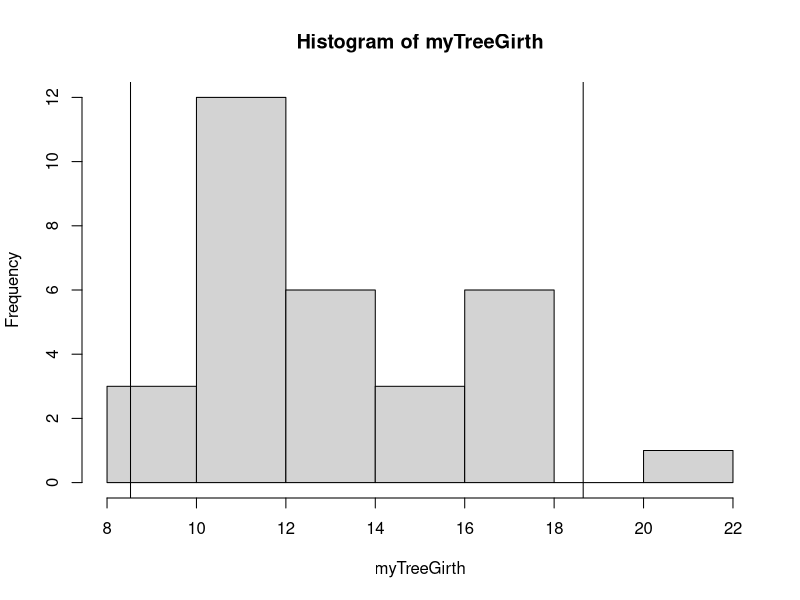
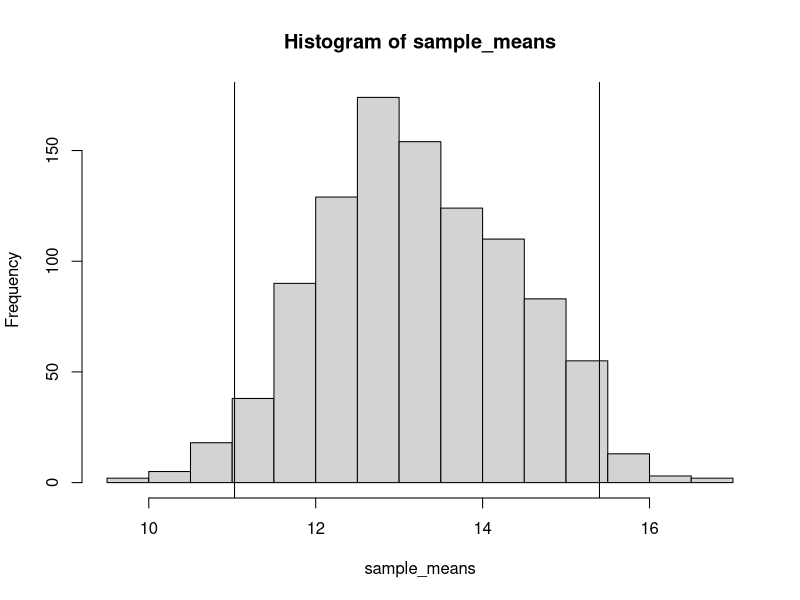
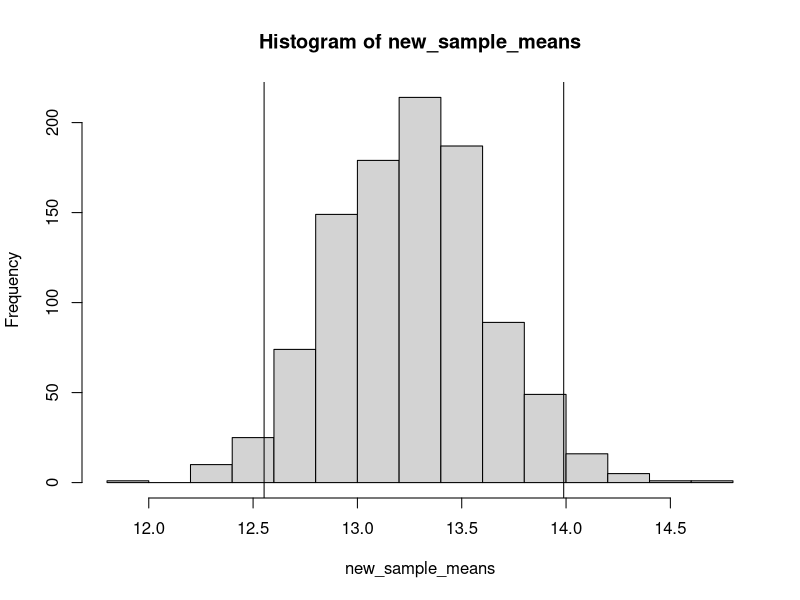

The R source for these figures, in order:
## ---- chunk 1
set.seed(772) #Setting a common seed
## ---- chunk 2
data("trees") #taking the data trees
trees<- trees #assigning the data set into a new variable
summary(trees) #summary of the tree variable
dim(trees) #dimensions of the tree variable
trees[1,1] #displaying the first value from the first column, first row. 
## ---- chunk 3
summary(trees$Girth) #summary of the Girth variable
head(trees$Girth) #first five rows of the Girth variable
mean(trees$Girth) #mean of the girth column
myTreeGirth <- trees$Girth #assign the girth column to mTreeGirth
quantile(myTreeGirth,0.50) #taking the median of the myTreeGirth
## ---- chunk 4
hist(myTreeGirth) #displaying the histogram
mean(myTreeGirth) #mean of the myTreeGirth variable
median(myTreeGirth) #median of myTreeGirth
abline(v = quantile(myTreeGirth, 0.025)) #2.5% mark in the histogram
abline(v = quantile(myTreeGirth, 0.975)) #97.5% mark in the histgoram
## ---- chunk 5
set.seed(772)
sample_means <- replicate(1000, mean(sample(myTreeGirth, size = 7, replace = TRUE)))
#sampling the data with size 7 with replacement and replicated 1000 times
head(sample_means) #head of the sample_means
range(sample_means) #range of the sample_means
hist(sample_means) #histogram of the sampled data
abline(v = quantile(sample_means, 0.025)) #2.5% perctile mark
abline(v = quantile(sample_means, 0.975)) #97.5 percentile mark
## ---- chunk 6
set.seed(772) 
new_sample_means <- replicate(1000, mean(sample(myTreeGirth, size = 70, replace = TRUE)))
#Sampling the data with replacement sampling with 70 and replicating it 1000
hist(new_sample_means) #hist of the new data
abline(v = quantile(new_sample_means, 0.025)) #2.5% percentile mark
abline(v = quantile(new_sample_means, 0.975)) #97.5% percentile mark
